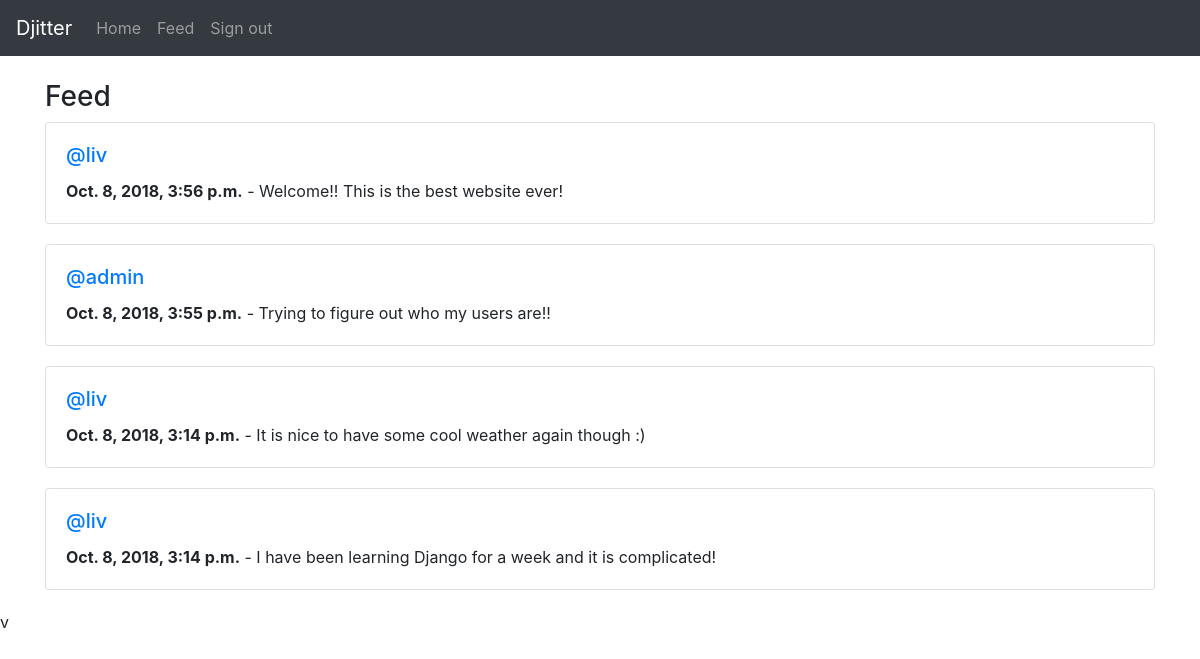
The page /feed/ (signed in) on the database its author committed.
### djeet/models.py (models this page shows, shortened)
class Djeet(models.Model):
    user = models.ForeignKey(User, related_name='djeets', on_delete=models.DO_NOTHING)
    body = models.CharField(max_length=255)
    created_at = models.DateTimeField(auto_now_add=True)
    class Meta:
        ordering = ('-created_at',)

### djeet/views.py (the view)
# urls.py: path('feed/', feed, name='feed'),
@login_required
def feed(request):
    userids = []
    for id in request.user.djeeterprofile.follows.all():
        userids.append(id.id)
    userids.append(request.user.id)
    djeets = Djeet.objects.filter(user_id__in=userids)[:25]
    return render(request, 'feed.html', {'djeets': djeets})

### djeet/templates/feed.html
{% extends 'templates/base.html' %}
{% block main %}
<div class="row">
  <div class="col-12">
    <h3>Feed</h3>
    {% for djeet in djeets %}
      <div class="card" style="margin-bottom: 20px;">
        <div class="card-body">
          <h5 class="card-title"><a href="/{{ djeet.user.username }}/">@{{ djeet.user.username }}</a></h5>
          <p class="card-text"><b>{{ djeet.created_at }}</b> - {{ djeet.body }}</p>
        </div>
      </div>
    {% endfor %}
  </div>
</div>
{% endblock main %}

### templates/base.html (shortened to what this page needs)
<!doctype html>
<html lang="en">
  <head>
    <link rel="stylesheet" href="https://maxcdn.bootstrapcdn.com/bootstrap/4.0.0/css/bootstrap.min.css">
  </head>
  <body style="padding-top: 80px;">
    <nav class="navbar navbar-expand-md navbar-dark bg-dark fixed-top">
      <a class="navbar-brand" href="/">Djitter</a>
      <div class="collapse navbar-collapse" id="navbarsExampleDefault">
        <ul class="navbar-nav mr-auto">
          {% if request.user.is_authenticated %}
            <li class="nav-item">
              <a class="nav-link" href="/">Home</a>
            </li>
            <li class="nav-item">
              <a class="nav-link" href="/feed">Feed</a>
            </li>
            <li class="nav-item">
              <a class="nav-link" href="/signout">Sign out</a>
            </li>
          {% endif %}
        </ul>
      </div>
    </nav>
    <main role="main" class="container">
      {% block main %}
      {% endblock %}
    </main>
  </body>v
</html>

### rows shown on the page
Djeet: user.username "liv", created_at "Oct. 8, 2018, 3:56 p.m.", body "Welcome!! This is the best website ever!"
Djeet: user.username "admin", created_at "Oct. 8, 2018, 3:55 p.m.", body "Trying to figure out who my users are!!"
Djeet: user.username "liv", created_at "Oct. 8, 2018, 3:14 p.m.", body "It is nice to have some cool weather again though :)"
Djeet: user.username "liv", created_at "Oct. 8, 2018, 3:14 p.m.", body "I have been learning Django for a week and it is complicated!"
